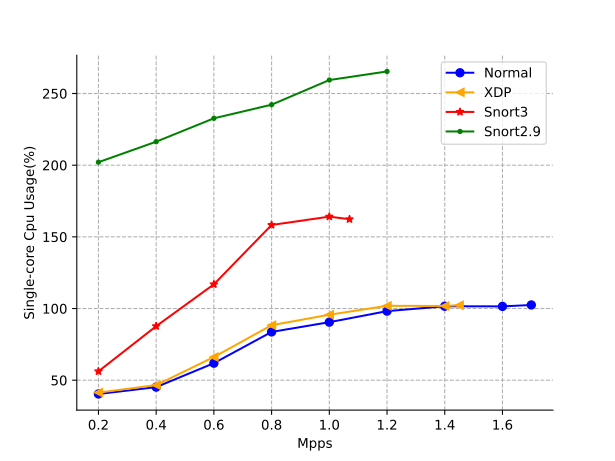

Write Python code to recreate this figure.
import matplotlib.pyplot as plt

pps = [0.2, 0.4, 0.6, 0.8, 1.0, 1.2, 1.4, 1.6, 1.7]

xdp_pps = [0.2, 0.4, 0.6, 0.8, 1.0, 1.2, 1.4, 1.45]

snort3_pps = [0.2, 0.4, 0.6, 0.8, 1.0, 1.07]

snort2_pps = [0.2, 0.4, 0.6, 0.8, 1.0, 1.2]

cpu_usage_rate = [40.4, 45.2, 61.9, 83.7, 90.5, 98.2, 101.6, 101.5, 102.5]

xdp_cpu_occupy_rate = [41.4, 46.6, 66.2, 88.4, 95.7, 101.9, 101.8, 102.3]

snort3_cpu_usage_rate = [56.2, 87.7, 116.9, 158.3, 164.1, 162.3]

snort2_cpu_usage_rate = [202.1, 216.4, 232.7, 242.2, 259.4, 265.4]

plt.figure(dpi=300)
plt.grid(linestyle="--")  # 设置背景网格线为虚线
ax = plt.gca()
ax.spines['top'].set_visible(False)  # 去掉上边框
ax.spines['right'].set_visible(False)  # 去掉右边框

ax.set_xlabel('Mpps')
ax.set_ylabel('Single-core Cpu Usage(%)')
ax.plot(pps, cpu_usage_rate, color="blue", marker='o')
ax.plot(xdp_pps, xdp_cpu_occupy_rate, color="orange", marker='<')
ax.plot(snort3_pps, snort3_cpu_usage_rate, color="red", marker='*')
ax.plot(snort2_pps, snort2_cpu_usage_rate, color="green", marker='.')
ax.tick_params(axis='y')

plt.legend(['Normal', 'XDP', "Snort3", "Snort2.9"])  # 设置折线名称

plt.savefig("cpu_usage.svg", dpi=300, format="svg")

plt.show()
